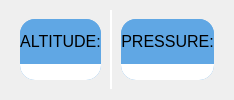
                      <widget class="QWidget" name="tab1">
                       <layout class="QHBoxLayout" name="horizontalLayout_5">
                        <property name="spacing">
                         <number>0</number>
                        </property>
                        <property name="topMargin">
                         <number>10</number>
                        </property>
                        <item>
                         <widget class="QFrame" name="frame_5">
                          <property name="styleSheet">
                           <string notr="true">background:transparent;
border-right: 0.5px solid white;
border-bottom-right-radius:0px;
border-top-right-radius:0px;</string>
                          </property>
                          <property name="frameShape">
                           <enum>QFrame::StyledPanel</enum>
                          </property>
                          <property name="frameShadow">
                           <enum>QFrame::Raised</enum>
                          </property>
                          <layout class="QVBoxLayout" name="verticalLayout_41">
                           <item>
                            <widget class="QFrame" name="notif_alt_graph_frame">
                             <property name="maximumSize">
                              <size>
                               <width>16777215</width>
                               <height>16777215</height>
                              </size>
                             </property>
                             <property name="cursor">
                              <cursorShape>ArrowCursor</cursorShape>
                             </property>
                             <property name="mouseTracking">
                              <bool>false</bool>
                             </property>
                             <property name="styleSheet">
                              <string notr="true">background:#60A7E4;
border-radius: 15px;
border-right:0px solid;</string>
                             </property>
                             <property name="frameShape">
                              <enum>QFrame::StyledPanel</enum>
                             </property>
                             <property name="frameShadow">
                              <enum>QFrame::Raised</enum>
                             </property>
                             <layout class="QVBoxLayout" name="verticalLayout_104" stretch="0,5">
                              <property name="spacing">
                               <number>0</number>
                              </property>
                              <property name="leftMargin">
                               <number>0</number>
                              </property>
                              <property name="topMargin">
                               <number>0</number>
                              </property>
                              <property name="rightMargin">
                               <number>0</number>
                              </property>
                              <property name="bottomMargin">
                               <number>0</number>
                              </property>
                              <item>
                               <widget class="QFrame" name="alt_label_11">
                                <property name="minimumSize">
                                 <size>
                                  <width>0</width>
                                  <height>0</height>
                                 </size>
                                </property>
                                <property name="styleSheet">
                                 <string notr="true">background:#60A7E4;
border-bottom-left-radius: 0px solid;
border-bottom-right-radius: 0px solid;</string>
                                </property>
                                <property name="frameShape">
                                 <enum>QFrame::StyledPanel</enum>
                                </property>
                                <property name="frameShadow">
                                 <enum>QFrame::Raised</enum>
                                </property>
                                <layout class="QHBoxLayout" name="horizontalLayout_58" stretch="0">
                                 <property name="leftMargin">
                                  <number>0</number>
                                 </property>
                                 <property name="topMargin">
                                  <number>0</number>
                                 </property>
                                 <property name="rightMargin">
                                  <number>0</number>
                                 </property>
                                 <property name="bottomMargin">
                                  <number>0</number>
                                 </property>
                                 <item>
                                  <widget class="QLabel" name="notif_alt_label">
                                   <property name="minimumSize">
                                    <size>
                                     <width>0</width>
                                     <height>45</height>
                                    </size>
                                   </property>
                                   <property name="font">
                                    <font>
                                     <pointsize>12</pointsize>
                                    </font>
                                   </property>
                                   <property name="styleSheet">
                                    <string notr="true">background:transparent;
border-top-left-radius:15px;
border-top-right-radius:0px;</string>
                                   </property>
                                   <property name="text">
                                    <string>ALTITUDE:</string>
                                   </property>
                                   <property name="alignment">
                                    <set>Qt::AlignCenter</set>
                                   </property>
                                  </widget>
                                 </item>
                                </layout>
                               </widget>
                              </item>
                              <item>
                               <widget class="QFrame" name="notif_alt_graph">
                                <property name="maximumSize">
                                 <size>
                                  <width>16777215</width>
                                  <height>16777215</height>
                                 </size>
                                </property>
                                <property name="styleSheet">
                                 <string notr="true">background:white;
border-top-left-radius:0px;
border-top-right-radius:0px;</string>
                                </property>
                                <property name="frameShape">
                                 <enum>QFrame::StyledPanel</enum>
                                </property>
                                <property name="frameShadow">
                                 <enum>QFrame::Raised</enum>
                                </property>
                                <layout class="QVBoxLayout" name="verticalLayout_87">
                                 <property name="spacing">
                                  <number>0</number>
                                 </property>
                                 <property name="leftMargin">
                                  <number>0</number>
                                 </property>
                                 <property name="topMargin">
                                  <number>0</number>
                                 </property>
                                 <property name="rightMargin">
                                  <number>0</number>
                                 </property>
                                 <property name="bottomMargin">
                                  <number>15</number>
                                 </property>
                                 <item>
                                  <widget class="QFrame" name="notif_alt_graph_temp">
                                   <property name="styleSheet">
                                    <string notr="true">background:transparent;</string>
                                   </property>
                                   <property name="frameShape">
                                    <enum>QFrame::StyledPanel</enum>
                                   </property>
                                   <property name="frameShadow">
                                    <enum>QFrame::Raised</enum>
                                   </property>
                                  </widget>
                                 </item>
                                </layout>
                               </widget>
                              </item>
                             </layout>
                            </widget>
                           </item>
                          </layout>
                         </widget>
                        </item>
                        <item>
                         <widget class="QFrame" name="frame_6">
                          <property name="styleSheet">
                           <string notr="true">background:transparent;
border-left: 0.5px solid white;
border-bottom-left-radius:0px;
border-top-left-radius:0px;</string>
                          </property>
                          <property name="frameShape">
                           <enum>QFrame::StyledPanel</enum>
                          </property>
                          <property name="frameShadow">
                           <enum>QFrame::Raised</enum>
                          </property>
                          <layout class="QVBoxLayout" name="verticalLayout_46">
                           <item>
                            <widget class="QFrame" name="notif_pressure_graph_frame">
                             <property name="maximumSize">
                              <size>
                               <width>16777215</width>
                               <height>16777215</height>
                              </size>
                             </property>
                             <property name="cursor">
                              <cursorShape>ArrowCursor</cursorShape>
                             </property>
                             <property name="mouseTracking">
                              <bool>false</bool>
                             </property>
                             <property name="styleSheet">
                              <string notr="true">background:#60A7E4;
border-radius: 15px;
border-left:0px solid;</string>
                             </property>
                             <property name="frameShape">
                              <enum>QFrame::StyledPanel</enum>
                             </property>
                             <property name="frameShadow">
                              <enum>QFrame::Raised</enum>
                             </property>
                             <layout class="QVBoxLayout" name="verticalLayout_107" stretch="0,5">
                              <property name="spacing">
                               <number>0</number>
                              </property>
                              <property name="leftMargin">
                               <number>0</number>
                              </property>
                              <property name="topMargin">
                               <number>0</number>
                              </property>
                              <property name="rightMargin">
                               <number>0</number>
                              </property>
                              <property name="bottomMargin">
                               <number>0</number>
                              </property>
                              <item>
                               <widget class="QFrame" name="alt_label_12">
                                <property name="minimumSize">
                                 <size>
                                  <width>0</width>
                                  <height>0</height>
                                 </size>
                                </property>
                                <property name="styleSheet">
                                 <string notr="true">background:#60A7E4;
border-bottom-left-radius: 0px solid;
border-bottom-right-radius: 0px solid;</string>
                                </property>
                                <property name="frameShape">
                                 <enum>QFrame::StyledPanel</enum>
                                </property>
                                <property name="frameShadow">
                                 <enum>QFrame::Raised</enum>
                                </property>
                                <layout class="QHBoxLayout" name="horizontalLayout_60" stretch="0">
                                 <property name="leftMargin">
                                  <number>0</number>
                                 </property>
                                 <property name="topMargin">
                                  <number>0</number>
                                 </property>
                                 <property name="rightMargin">
                                  <number>0</number>
                                 </property>
                                 <property name="bottomMargin">
                                  <number>0</number>
                                 </property>
                                 <item>
                                  <widget class="QLabel" name="notif_press_label">
                                   <property name="minimumSize">
                                    <size>
                                     <width>0</width>
                                     <height>45</height>
                                    </size>
                                   </property>
                                   <property name="font">
                                    <font>
                                     <pointsize>12</pointsize>
                                    </font>
                                   </property>
                                   <property name="styleSheet">
                                    <string notr="true">background:transparent;
border-top-left-radius:15px;
border-top-right-radius:0px;</string>
                                   </property>
                                   <property name="text">
                                    <string>PRESSURE:</string>
                                   </property>
                                   <property name="alignment">
                                    <set>Qt::AlignCenter</set>
                                   </property>
                                  </widget>
                                 </item>
                                </layout>
                               </widget>
                              </item>
                              <item>
                               <widget class="QFrame" name="notif_pressure_graph">
                                <property name="maximumSize">
                                 <size>
                                  <width>16777215</width>
                                  <height>16777215</height>
                                 </size>
                                </property>
                                <property name="styleSheet">
                                 <string notr="true">background:white;
border-top-left-radius:0px;
border-top-right-radius:0px;</string>
                                </property>
                                <property name="frameShape">
                                 <enum>QFrame::StyledPanel</enum>
                                </property>
                                <property name="frameShadow">
                                 <enum>QFrame::Raised</enum>
                                </property>
                                <layout class="QVBoxLayout" name="verticalLayout_90">
                                 <property name="spacing">
                                  <number>0</number>
                                 </property>
                                 <property name="leftMargin">
                                  <number>0</number>
                                 </property>
                                 <property name="topMargin">
                                  <number>0</number>
                                 </property>
                                 <property name="rightMargin">
                                  <number>0</number>
                                 </property>
                                 <property name="bottomMargin">
                                  <number>15</number>
                                 </property>
                                 <item>
                                  <widget class="QFrame" name="notif_pressure_graph_temp">
                                   <property name="styleSheet">
                                    <string notr="true">background:transparent;</string>
                                   </property>
                                   <property name="frameShape">
                                    <enum>QFrame::StyledPanel</enum>
                                   </property>
                                   <property name="frameShadow">
                                    <enum>QFrame::Raised</enum>
                                   </property>
                                  </widget>
                                 </item>
                                </layout>
                               </widget>
                              </item>
                             </layout>
                            </widget>
                           </item>
                          </layout>
                         </widget>
                        </item>
                       </layout>
                      </widget>
